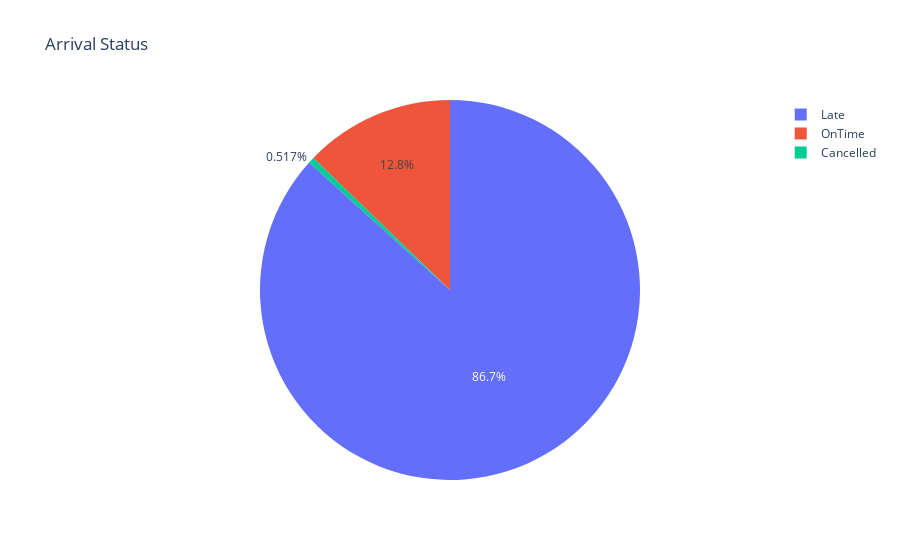

The cell this chart's notebook holds for it:
### Code cell
fig= px.pie(ArrStatus,ArrStatus.index, ArrStatus.values,title ='Arrival Status')
fig.show()

### Figure 1 — Plotly figure (JSON) as saved in the notebook; plotly's stock layout.template omitted (floating-point values rounded to 4 significant figures)
{"data": [{"domain": {"x": [0, 1], "y": [0, 1]}, "hovertemplate": "index=%{label}<br>value=%{value}<extra></extra>", "labels": ["Cancelled", "Late", "OnTime"], "legendgroup": "", "name": "", "showlegend": true, "type": "pie", "values": [458, 76777, 11308]}], "layout": {"legend": {"tracegroupgap": 0}, "title": {"text": "Arrival Status"}}}
